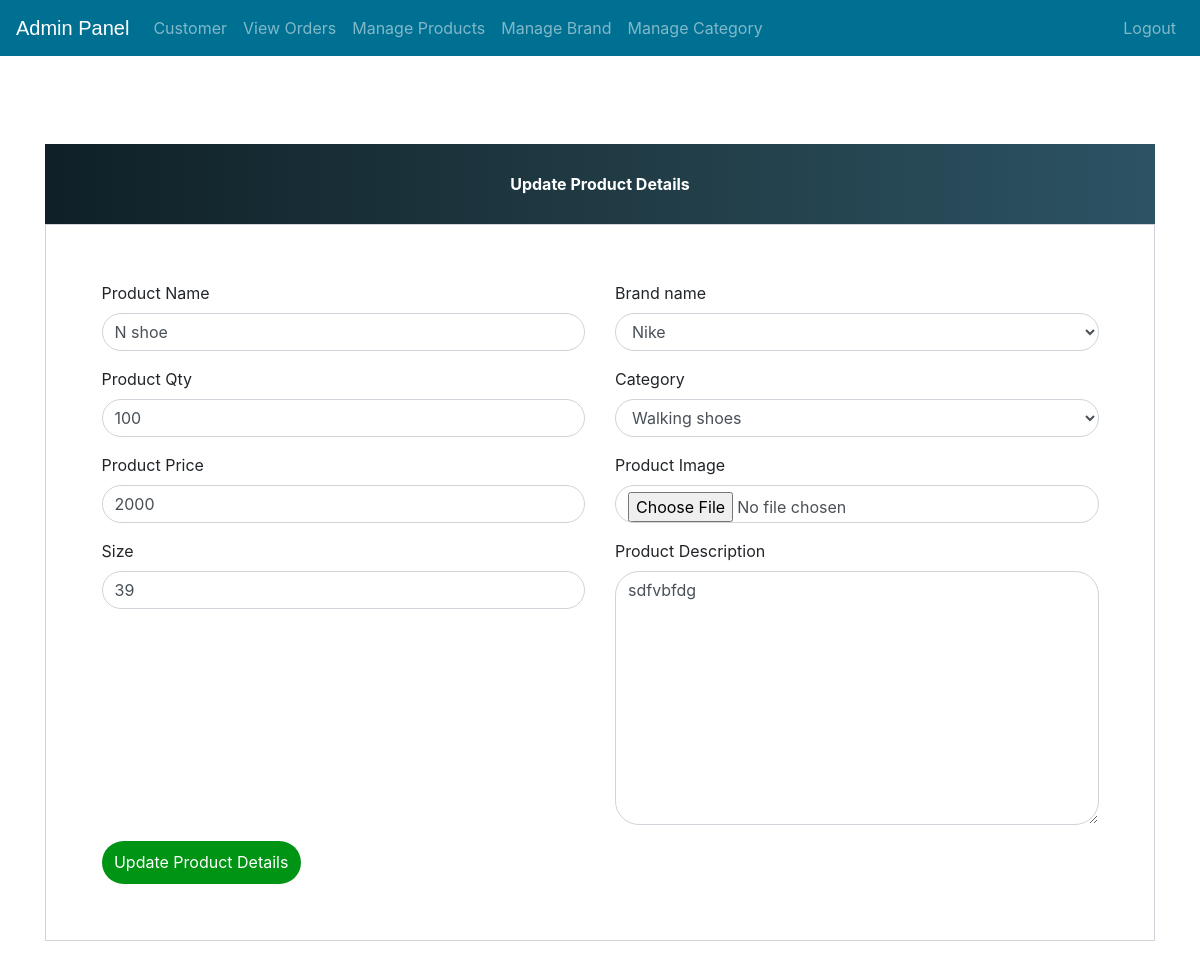
Screenshot of /update-product/14 (signed in) with the database file from the repository.
### shoeshop/models.py (models this page shows, shortened)
class Product(models.Model):
    name=models.CharField(max_length=40)
    brand_name= models.ForeignKey("Brand", on_delete=models.CASCADE,null=False)
    category= models.ForeignKey('Category', on_delete=models.CASCADE,null=True)
    size=models.PositiveIntegerField()
    quantity=models.CharField(max_length=10, null=True, blank=True)
    product_image= models.ImageField(upload_to='product_image/', null=True, blank=True)
    price = models.PositiveIntegerField()
    description=models.TextField({'rows': 3, 'cols': 30})

class Brand(models.Model):
    brand_name = models.CharField(max_length=40)
    def __str__(self):
        return self.brand_name

class Category(models.Model):
    category = models.CharField(max_length=100)
    def __str__(self):
        return self.category

### shoeshop/views.py (the view)
@login_required(login_url='adminlogin')
def update_product_view(request, pk):
    product = models.Product.objects.get(id=pk)
    productForm = forms.ProductForm(instance=product)
    if request.method == 'POST':
        productForm = forms.ProductForm(
            request.POST, request.FILES, instance=product)
        if productForm.is_valid():
            productForm.save()
            return redirect('admin-products')
    return render(request,
                  'shoeshop/admin_update_product.html',
                  {'productForm': productForm})

### shoeshop/forms.py
class ProductForm(forms.ModelForm):
    class Meta:
        model = models.Product
        fields = [
            'name',
            'brand_name',
            'category',
            'size',
            'quantity',
            'price',
            'description',
            'product_image']

### templates/shoeshop/admin_update_product.html (shortened to what this page needs)
{% extends 'shoeshop/admin_base.html' %}
{% load widget_tweaks %}
{% block content %}
<head>
  <link href="//maxcdn.bootstrapcdn.com/bootstrap/4.1.1/css/bootstrap.min.css" rel="stylesheet" id="bootstrap-css">
  <link rel="stylesheet" href="/static/admin_update_product.css">
</head>
<br><br><br><br><br><br>
<form method="post" enctype="multipart/form-data">
  <div class="container register-form">
    <div class="form">
      <div class="note">
        <p>Update Product Details</p>
      </div>
      <div class="form-content">
        <div class="row">
          <div class="col-md-6">
            <div class="form-group">
              <label for="">Product Name</label>
              {% render_field productForm.name class="form-control" placeholder="Product Name" %}
            </div>
            <div class="form-group">
              <label for="">Product Qty</label>
              {% render_field productForm.quantity class="form-control" placeholder="Product Qty" %}
            </div>
            <div class="form-group">
              <label for="">Product Price</label>
              {% render_field productForm.price class="form-control" placeholder="Price" %}
            </div>
            <div class="form-group">
              <label for="">Size</label>
              {% render_field productForm.size class="form-control" placeholder="Size" %}
            </div>
            </div>
            <div class="col-md-6">
            <div class="form-group">
              <label for="">Brand name</label>
              {% render_field productForm.brand_name class="form-control" placeholder="brand" %}
            </div>
            <div class="form-group">
              <label for="">Category</label>
              {% render_field productForm.category class="form-control" placeholder="category" %}
            </div>
            <div class="form-group">
              <label for="">Product Image</label>
              {% render_field productForm.product_image class="form-control" placeholder="product_image" %}
            </div>
            <div class="form-group">
              <label for="">Product Description</label>
              {% render_field productForm.description class="form-control" placeholder="Description" %}
            </div>
          </div>
        </div>
        <button type="submit" class="btnSubmit">Update Product Details</button>
      </div>
    </div>
  </div>
</form>
{% endblock content %}

### static/admin_base.css (style rules this page uses)
p { text-align: center; }

### static/admin_update_product.css (style rules this page uses)
.note { text-align: center; height: 80px; background: #0F2027; background: -webkit-linear-gradient(to left, #2C5364, #203A43, #0F2027); background: linear-gradient(to left, #2C5364, #203A43, #0F2027); color: #fff; font-weight: bold; line-height: 80px; }
.form-content { padding: 5%; border: 1px solid #ced4da; margin-bottom: 2%; }
.form-control { border-radius: 1.5rem; }
.btnSubmit { border: none; border-radius: 1.5rem; padding: 1%; width: 20%; cursor: pointer; background: #009414; color: #fff; }

### rows the page displays
Product: name "N shoe", quantity "100", price "2000", size "39", description "sdfvbfdg"
Brand: brand_name "Nike"
Category: category "Walking shoes"
